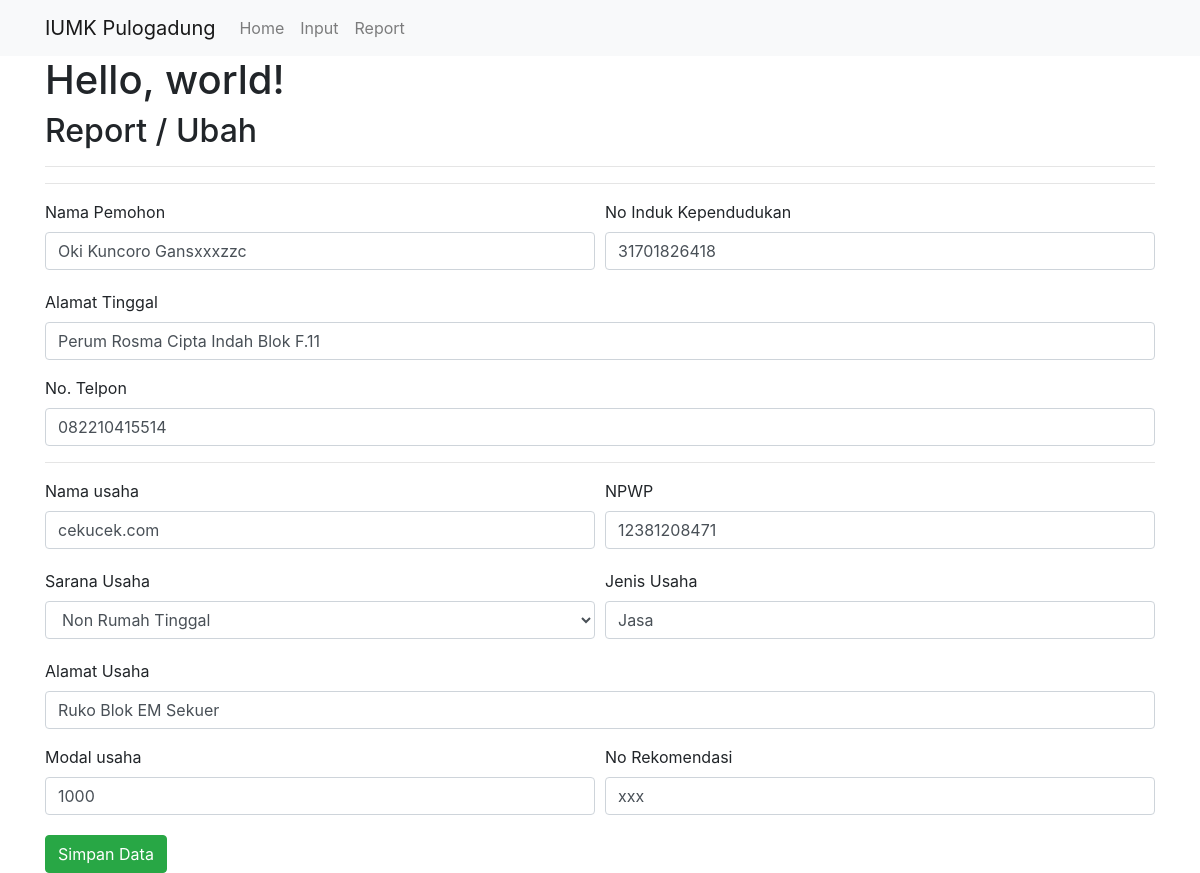
/Report/ubah/6, run on the app's committed database.
### tables this page shows
CREATE TABLE `izin` (
  `no` int(4) NOT NULL,
  `nama_pemohon` varchar(100) NOT NULL,
  `nik` varchar(100) NOT NULL,
  `alamat_pemohon` varchar(100) NOT NULL,
  `no_telpon` varchar(100) NOT NULL,
  `npwp` varchar(100) NOT NULL,
  `sarana_usaha` varchar(100) NOT NULL,
  `jenis_usaha` varchar(100) NOT NULL,
  `alamat_usaha` varchar(100) NOT NULL,
  `modal_usaha` varchar(100) NOT NULL,
  `no_rekomendasi` varchar(100) NOT NULL,
  `tanggal` timestamp NOT NULL DEFAULT CURRENT_TIMESTAMP ON UPDATE CURRENT_TIMESTAMP,
  `nama_usaha` varchar(100) DEFAULT NULL
);

### application/controllers/Report.php (called while the page is built, shortened)
<?php
class Report extends CI_Controller
{
    public function __construct()
    {
        $this->load->model('Iumk_model');
        $this->load->library('form_validation');
    }
    public function ubah($no)
    {
        $data['judul'] = "Form Edit Data";
        $data['izin'] = $this->Iumk_model->getIzinByNumber($no);
        $data['saranaUsaha'] = ['Rumah Tinggal',
                                'Non Rumah Tinggal'];
        $this->form_validation->set_rules('nama_pemohon', ' "Nama Pemohon" ', 'required');
        $this->form_validation->set_rules('nik', ' "Nomor Induk Kependudukan" ', 'required|numeric');
        $this->form_validation->set_rules('alamat_pemohon', ' "Alamat Tinggal" ', 'required');
        $this->form_validation->set_rules('telpon', ' "Nomor Telpon" ', 'required|numeric');
        $this->form_validation->set_rules('nama_pemohon', ' "Nama Pemohon" ', 'required');
        $this->form_validation->set_rules('nama_usaha', ' "Nama Usaha" ', 'required');
        $this->form_validation->set_rules('nama_pemohon', ' "Nama Pemohon" ', 'required');
        $this->form_validation->set_rules('npwp', ' "Nomor Pokok Wajib Pajak" ', 'required|numeric');
        $this->form_validation->set_rules('nama_pemohon', ' "Nama Pemohon" ', 'required');
        $this->form_validation->set_rules('sarana_usaha', ' "Sarana Usaha" ', 'required');
        $this->form_validation->set_rules('jenis_usaha', ' "Jenis Usaha" ', 'required');
        $this->form_validation->set_rules('alamat_usaha', ' "Alamat Usaha" ', 'required');
        $this->form_validation->set_rules('modal_usaha', ' "Modal Usaha" ', 'required|numeric');
        $this->form_validation->set_rules('rekomendasi', ' "Nomor Rekomendasi" ', 'required');
        if( $this->form_validation->run() == FALSE )
        {
            $this->load->view('templates/header', $data);
            $this->load->view('report/ubah', $data);
            $this->load->view('templates/footer');
        } else {
            $this->Iumk_model->ubahDataIumk();
            $this->session->set_flashdata('flashUbah', 'Di-Ubah-keun');
            redirect('report');
        }
    }
}

### index.php (called while the page is built, shortened)
<?php
require_once BASEPATH.'core/CodeIgniter.php';

### application/models/Iumk_model.php (called while the page is built, shortened)
<?php
class Iumk_model extends CI_model
{
    public function getIzinByNumber($no)
    {
        return $this->db->get_where('izin', ['no' => $no])->row_array();
    }
}

### application/views/report/ubah.php (the view, shortened to what this page needs)
<div class="container">
    <h1>Hello, world!</h1>
    <h2>Report / Ubah</h2>
<hr>
<hr>
    <div class="row mt-3">
        <div class="col-md">
            <form action="" method="post">
                <div class="form-row">
                    <div class="form-group col-md-6">
                    <label for="nama">Nama Pemohon</label>
                    <input type="text" class="form-control" id="nama" name="nama_pemohon" value="<?= $izin['nama_pemohon']; ?>">
                    </div>
                    <div class="form-group col-md-6">
                    <label for="nik">No Induk Kependudukan</label>
                    <input type="text" class="form-control" id="nik" name="nik" value="<?= $izin['nik']; ?>">
                    </div>
                </div>
                <div class="form-group">
                    <label for="alamat_pemohon">Alamat Tinggal</label>
                    <input type="text" class="form-control" id="alamat_pemohon" name="alamat_pemohon" value="<?= $izin['alamat_pemohon']; ?>">
                </div>
                <div class="form-group">
                    <label for="telp">No. Telpon</label>
                    <input type="text" class="form-control" id="telpon" name="telpon" value="<?= $izin['no_telpon']; ?>">
                </div>
                <hr>
                <div class="form-row">
                    <div class="form-group col-md-6">
                    <label for="nama_usaha">Nama usaha</label>
                    <input type="text" class="form-control" id="nama_usaha" name="nama_usaha" value="<?= $izin['nama_usaha']; ?>">
                    </div>
                    <div class="form-group col-md-6">
                    <label for="npwp">NPWP</label>
                    <input type="text" class="form-control" id="npwp" name="npwp" value="<?= $izin['npwp']; ?>">
                    </div>
                </div>
                <div class="form-row">
                    <div class="form-group col-md-6">
                    <label for="sarana_usaha">Sarana Usaha</label>
                    <select class="form-control" name="sarana_usaha">
                    <?php foreach( $saranaUsaha as $sarUs) : ?>
                        <?php if($sarUs == $izin['sarana_usaha']) : ?>
                            <option value="<?= $sarUs; ?>" selected><?= $sarUs; ?></option>
                        <?php endif; ?>
                    <?php endforeach; ?>
                    </select>
                    </div>
                    <div class="form-group col-md-6">
                    <label for="jenis_usaha">Jenis Usaha</label>
                    <input type="text" class="form-control" id="jenis_usaha" name="jenis_usaha" value="<?= $izin['jenis_usaha']; ?>">
                    </div>
                </div>
                <div class="form-group">
                    <label for="alamat_usaha">Alamat Usaha</label>
                    <input type="text" class="form-control" id="alamat_usaha" name="alamat_usaha" value="<?= $izin['alamat_usaha']; ?>">
                </div>
                <div class="form-row">
                    <div class="form-group col-md-6">
                    <label for="modal_usaha">Modal usaha</label>
                    <input type="text" class="form-control" id="modal_usaha" name="modal_usaha" value="<?= $izin['modal_usaha']; ?>">
                    </div>
                    <div class="form-group col-md-6">
                    <label for="rekomendasi">No Rekomendasi</label>
                    <input type="text" class="form-control" id="rekomendasi" name="rekomendasi" value="<?= $izin['no_rekomendasi']; ?>">
                    </div>
                </div>
                <button class="btn btn-success" type="submit" name="ubah">Simpan Data</button>
            </form>
        </div>
    </div>
</div>

### data on the page
izin: nama_pemohon "Oki Kuncoro Gansxxxzzc", nik "31701826418", alamat_pemohon "Perum Rosma Cipta Indah Blok F.11", telpon "082210415514", nama_usaha "cekucek.com", npwp "12381208471", sarana_usaha "Non Rumah Tinggal", jenis_usaha "Jasa", alamat_usaha "Ruko Blok EM Sekuer", modal_usaha "1000", rekomendasi "xxx"
